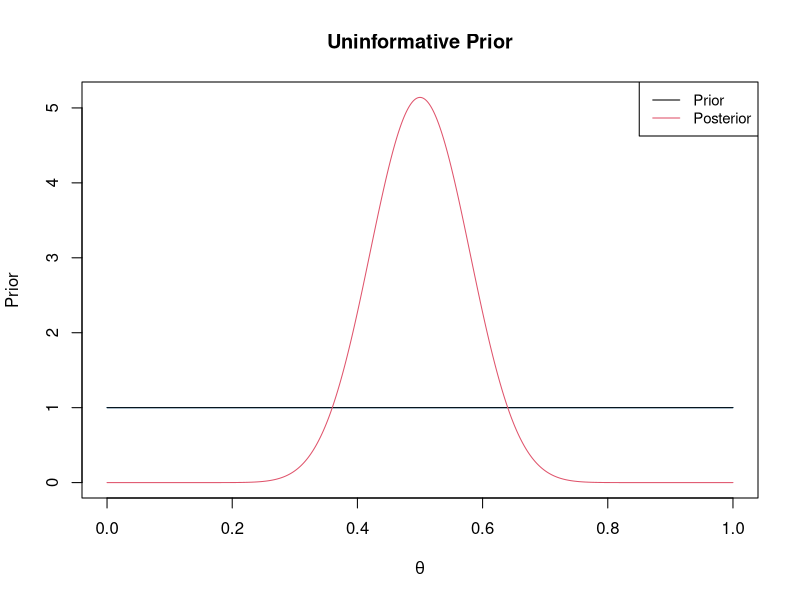
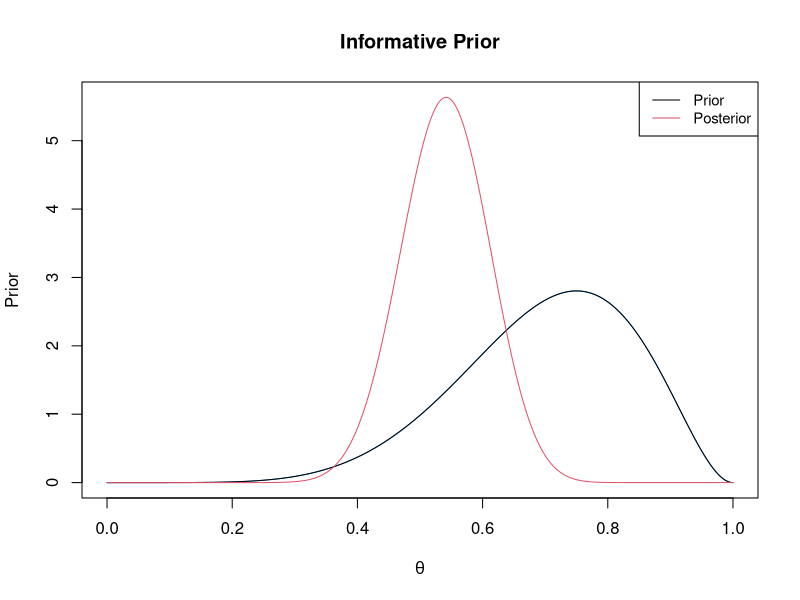

Reproduce these figures in R, in order.
beta_binom <- function(Y, N, a = 1, b = 1, title = "Prior and Posterior Distribution")
{
  # beta_binom() - returns a list of posterior mean and variance values where 
  # the prior distribution follows Beta and the posterior is Binomial
  
  # Arguments:
  # Y = number of success for Binomial
  # N = number of trials for Binomial
  # a, b are size and shape parameters for prior Beta distribution 
  
  theta <- seq(0,1,length=10000)    # values of theta following beta distribution
  
  # only plotting one prior 
  prior = dbeta(theta, a, b)
  posterior = dbeta(theta, Y + a, Y + b)
  
  # plot the actual priors  
  label = c("Prior", "Posterior")
  plot.new()
  plot(theta,prior,
       type="l",
       col = 4,
       xlab=expression(theta),
       ylab="Prior", 
       ylim = c(0, max(posterior))
       )
  lines(theta,prior,col=1)
  lines(theta, posterior, col = 2)
  title(main = title)
  legend("topright",label,col=c(1,2), lty=1, cex=.9)
  
  # compute posterior mean and posterior standard deviation
  post_mean <- (Y + a) / (N + a + b)
  post_var <- ((Y + a)*(N - Y + b)) / ((a + N + b)^2 * (a + N + b + 1))
  post_sd <- sqrt(post_var)
  
  # return posterior mean and variance 
  mylist <- list("posterior mean" = post_mean, "posterior standard deviation" = post_sd)
  return(mylist)
}

# 6 (b)
# The values of a=1 and b=1 would be good parameters for the prior that are 
# uninformative and thus the default values are set to 1 for both parameters. 

# 6 (c) 
# The values for a and b that give prior mean 0.7 and prior standard deviation 0.2
# are approximately 2.98 and 1.28 respectively. 

# 6 (d) - conduct Bayesian analysis 
a <- beta_binom(20, 30, title = "Uninformative Prior")   # default uninformative 
b <- beta_binom(20, 30, 7, 3, title = "Informative Prior") # informative

# Using the informative distribution we can see the way in which the distribution 
# has shifted visually based upon seeing data. This differs from the frequentest
# analysis in that we were able to hopefully get a better understanding of the 
# data generating process by allowing us to update our knowledge on the process. 
# This also differs from classical in that we are now able to analyze the 
# difference in what we assumed to be true and what the data are telling us. 